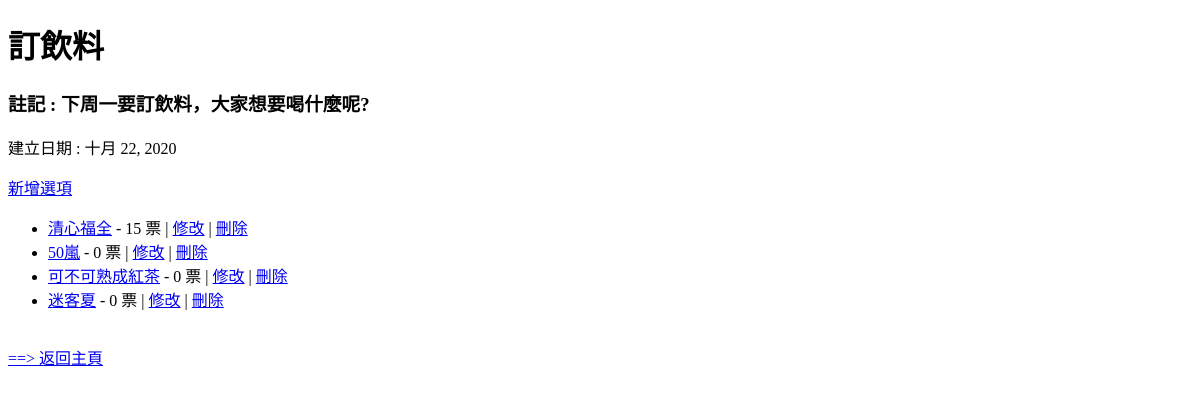
The app's page /poll/1/, older data.
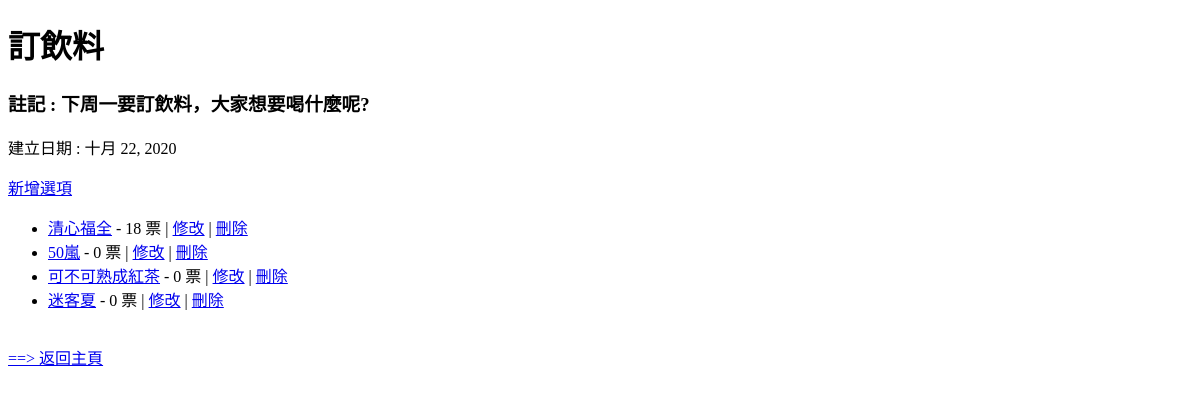
The same page, newer data.
### default/models.py (models this page shows, shortened)
class Option(models.Model):
    poll_id = models.IntegerField('所屬投票主題編號')
    title = models.CharField('選項標題', max_length=200)
    count = models.IntegerField(default=0)

### default/views.py (the view)
# urls.py: path('poll/<int:pk>/', PollDetail.as_view()),
class PollDetail(DetailView):
    model = Poll
    def get_context_data(self, **kwargs):
        ctx = super().get_context_data(**kwargs)
        options = Option.objects.filter(poll_id=self.kwargs['pk'])
        ctx['option_list'] = options
        return ctx

### default/templates/default/poll_detail.html
{% extends "base.html" %}
{% block content %}
    <h1>{{ poll.subject }}</h1>
    <h3>註記 : {{ poll.description }}</h3>
    <p>建立日期 : {{ poll.date_create }}</p>
    <a href="/poll/{{ poll.id }}/add/">新增選項</a>
    <ul>
        {% for option in option_list %}
            <li><a href="/option/{{ option.id }}/">{{ option.title }}</a> - {{ option.count }} 票
            | <a href="/option/{{ option.id }}/edit/">修改</a>
            | <a href="/option/{{ option.id }}/delete/">刪除</a></li>
        {% endfor %}
    </ul>
    <br>
    <a href="/poll">==> 返回主頁</a>
{% endblock %}

Row changes from the older to the newer data that the page shows:
changed Option "清心福全": count "15" → "18"
